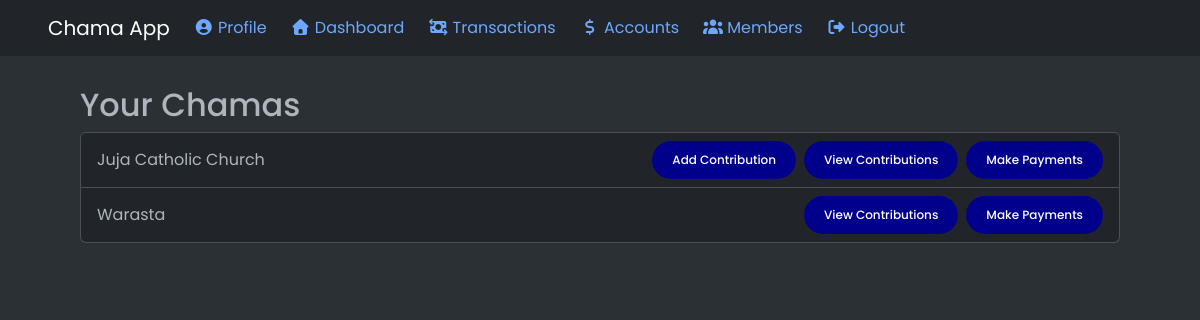
Page /contributions/ (signed in) on the earlier database version.
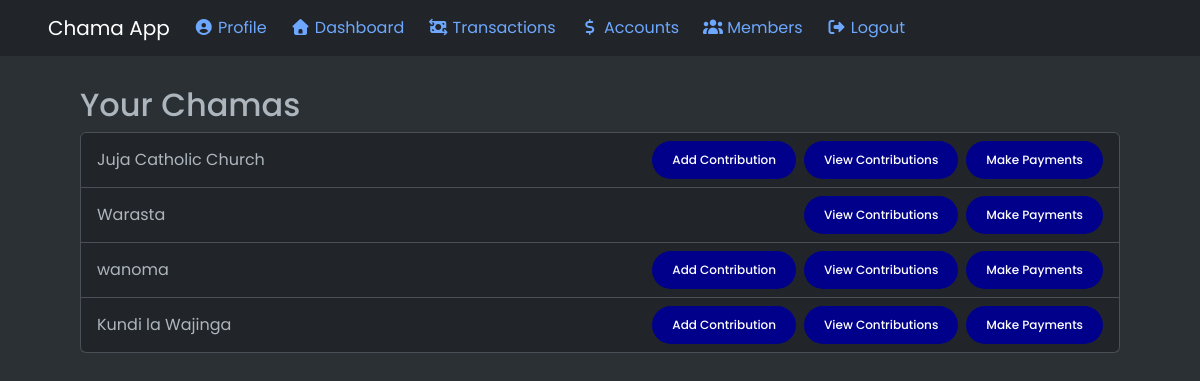
Same page on the later database version.
### app/models.py (models this page shows, shortened)
class Member(models.Model):
    ROLE_CHOICES = [
        ('leader', 'Leader'),
        ('member', 'Member'),
    ]
    user = models.ForeignKey(settings.AUTH_USER_MODEL, on_delete=models.CASCADE)
    chama = models.ForeignKey('Chama', on_delete=models.CASCADE, related_name='members')
    role = models.CharField(max_length=15, choices=ROLE_CHOICES, default='member')
    joined_at = models.DateTimeField(auto_now_add=True)
    class Meta:
        unique_together = ('user', 'chama') # prevents duplicate membership
    """
    How Member Management Works:

    1. When someone creates a Chama, they are automatically assigned as Leader in the Member table.
    2. The Leader can later invite/add members by selecting existing users or entering their email/username.
    3. Each user can belong to multiple Chamas.
    """

class Chama(models.Model):
    name = models.CharField(max_length=255)
    description = models.TextField(blank=True, null=True)
    created_by = models.ForeignKey(
        settings.AUTH_USER_MODEL,
        on_delete=models.CASCADE,
        related_name='chamas_created'
    )
    created_at = models.DateTimeField(auto_now_add=True)
    account_number = models.CharField(max_length=50, unique=True, blank=True, null=True)

### app/views.py (the view)
# urls.py: path('contributions/', views.contributions_overview, name='contributions_overview'),
@login_required
def contributions_overview(request):
    memberships = Member.objects.filter(user=request.user).select_related('chama')
    context = {'memberships': memberships}
    return render(request, 'app/contributions_overview.html', context)

### app/templates/app/contributions_overview.html (shortened to what this page needs)
{% extends 'app/base.html' %}
{% block content %}
<section class="contribution section">
  <div class="container-wrapper">
    <h2>Your Chamas</h2>
    <ul class="list-group">
      {% for membership in memberships %}
      <li
        class="list-group-item d-flex justify-content-between align-items-center"
      >
        <span>{{ membership.chama.name }}</span>
        <div class="btn-toolbar d-flex gap-2">
          {% if membership.role == 'leader' %}
          <a
            href="{% url 'add_contribution' membership.chama.id %}"
            class="btn btn-sm btn-success"
          >
            Add Contribution
          </a>
          {% endif %}
          <a
            href="{% url 'contributions_list' membership.chama.id %}"
            class="btn btn-sm btn-outline-primary"
          >
            View Contributions
          </a>
          <a
            href="{% url 'contributions_list' membership.chama.id %}"
            class="btn btn-sm btn-outline-primary"
          >
            Make Payments
          </a>
        </div>
      </li>
      {% empty %}
      <li class="list-group-item">You don’t belong to any chama yet.</li>
      {% endfor %}
    </ul>
  </div>
</section>
{% endblock %}

Differences in the rows shown:
added Member: chama.name "wanoma", role "Add Contribution"
added Member: chama.name "Kundi la Wajinga", role "Add Contribution"
